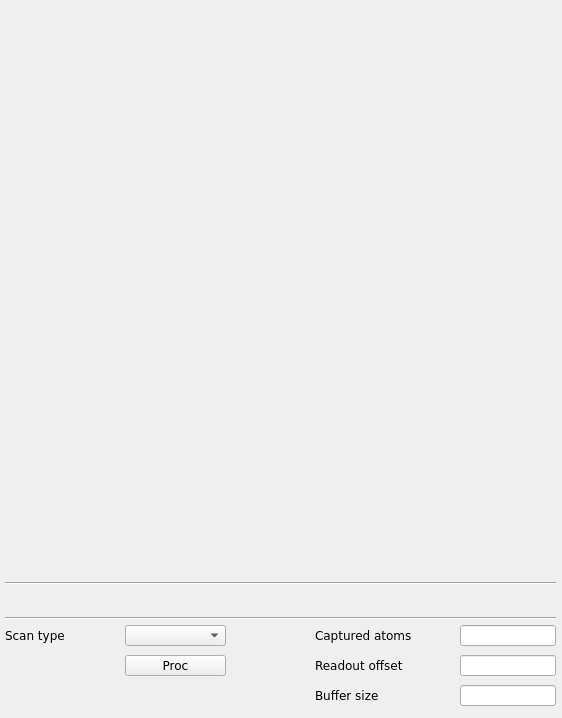
<?xml version="1.0" encoding="UTF-8"?>
<ui version="4.0">
 <class>mainWindow</class>
 <widget class="QMainWindow" name="mainWindow">
  <property name="geometry">
   <rect>
    <x>0</x>
    <y>0</y>
    <width>562</width>
    <height>718</height>
   </rect>
  </property>
  <property name="windowTitle">
   <string/>
  </property>
  <property name="Title" stdset="0">
   <string>main &gt;&gt; $(BPM)</string>
  </property>
  <widget class="QWidget" name="centralwidget">
   <widget class="caCartesianPlot" name="tbtddcsynth_x">
    <property name="geometry">
     <rect>
      <x>9</x>
      <y>9</y>
      <width>546</width>
      <height>275</height>
     </rect>
    </property>
    <property name="font">
     <font>
      <family>Sans</family>
      <pointsize>8</pointsize>
     </font>
    </property>
    <property name="Title" stdset="0">
     <string notr="true">Horizontal position</string>
    </property>
    <property name="TitleX">
     <string notr="true">Bunches</string>
    </property>
    <property name="TitleY">
     <string notr="true">Position [nm]</string>
    </property>
    <property name="channels_1" stdset="0">
     <string notr="true">;$(BPM):bunch.X</string>
    </property>
    <property name="Style_1">
     <enum>caCartesianPlot::Lines</enum>
    </property>
    <property name="symbol_1">
     <enum>caCartesianPlot::Star1</enum>
    </property>
    <property name="color_1">
     <color>
      <red>255</red>
      <green>0</green>
      <blue>0</blue>
     </color>
    </property>
    <property name="Style_2">
     <enum>caCartesianPlot::Lines</enum>
    </property>
    <property name="plotMode">
     <enum>caCartesianPlot::PlotNPointsAndStop</enum>
    </property>
    <property name="countNumOrChannel" stdset="0">
     <string notr="true"/>
    </property>
    <property name="triggerChannel" stdset="0">
     <string notr="true"/>
    </property>
    <property name="foreground">
     <color alpha="0">
      <red>255</red>
      <green>255</green>
      <blue>255</blue>
     </color>
    </property>
    <property name="gridColor">
     <color>
      <red>0</red>
      <green>0</green>
      <blue>0</blue>
     </color>
    </property>
    <property name="XaxisScaling" stdset="0">
     <enum>caCartesianPlot::Auto</enum>
    </property>
    <property name="XaxisLimits">
     <string>0;100</string>
    </property>
    <property name="YaxisLimits">
     <string>-1000000;-900000</string>
    </property>
   </widget>
   <widget class="Line" name="line">
    <property name="geometry">
     <rect>
      <x>5</x>
      <y>610</y>
      <width>551</width>
      <height>16</height>
     </rect>
    </property>
    <property name="orientation">
     <enum>Qt::Horizontal</enum>
    </property>
   </widget>
   <widget class="caCartesianPlot" name="tbtddcsynth_y">
    <property name="geometry">
     <rect>
      <x>9</x>
      <y>295</y>
      <width>546</width>
      <height>275</height>
     </rect>
    </property>
    <property name="font">
     <font>
      <family>Sans</family>
      <pointsize>8</pointsize>
     </font>
    </property>
    <property name="Title" stdset="0">
     <string notr="true">Vertical position</string>
    </property>
    <property name="TitleX">
     <string notr="true">Bunches</string>
    </property>
    <property name="TitleY">
     <string notr="true">Position [nm]</string>
    </property>
    <property name="channels_1" stdset="0">
     <string notr="true">;$(BPM):bunch.Y</string>
    </property>
    <property name="Style_1">
     <enum>caCartesianPlot::Lines</enum>
    </property>
    <property name="symbol_1">
     <enum>caCartesianPlot::Star1</enum>
    </property>
    <property name="color_1">
     <color>
      <red>33</red>
      <green>0</green>
      <blue>255</blue>
     </color>
    </property>
    <property name="channels_2" stdset="0">
     <string notr="true"/>
    </property>
    <property name="symbol_2">
     <enum>caCartesianPlot::Star2</enum>
    </property>
    <property name="color_2">
     <color>
      <red>6</red>
      <green>0</green>
      <blue>255</blue>
     </color>
    </property>
    <property name="plotMode">
     <enum>caCartesianPlot::PlotNPointsAndStop</enum>
    </property>
    <property name="countNumOrChannel" stdset="0">
     <string notr="true"/>
    </property>
    <property name="triggerChannel" stdset="0">
     <string notr="true"/>
    </property>
    <property name="foreground">
     <color alpha="0">
      <red>255</red>
      <green>255</green>
      <blue>255</blue>
     </color>
    </property>
    <property name="gridColor">
     <color>
      <red>0</red>
      <green>0</green>
      <blue>0</blue>
     </color>
    </property>
    <property name="XaxisScaling" stdset="0">
     <enum>caCartesianPlot::Auto</enum>
    </property>
    <property name="XaxisLimits">
     <string>0;100</string>
    </property>
    <property name="YaxisLimits">
     <string>-1000000;-900000</string>
    </property>
   </widget>
   <widget class="QLabel" name="label_19">
    <property name="geometry">
     <rect>
      <x>315</x>
      <y>685</y>
      <width>116</width>
      <height>20</height>
     </rect>
    </property>
    <property name="font">
     <font>
      <family>DejaVu Sans</family>
      <pointsize>9</pointsize>
     </font>
    </property>
    <property name="text">
     <string>Buffer size</string>
    </property>
   </widget>
   <widget class="QLabel" name="label_20">
    <property name="geometry">
     <rect>
      <x>5</x>
      <y>625</y>
      <width>131</width>
      <height>20</height>
     </rect>
    </property>
    <property name="font">
     <font>
      <family>DejaVu Sans</family>
      <pointsize>9</pointsize>
     </font>
    </property>
    <property name="text">
     <string>Scan type</string>
    </property>
   </widget>
   <widget class="QLabel" name="label_21">
    <property name="geometry">
     <rect>
      <x>315</x>
      <y>655</y>
      <width>181</width>
      <height>20</height>
     </rect>
    </property>
    <property name="font">
     <font>
      <family>DejaVu Sans</family>
      <pointsize>9</pointsize>
     </font>
    </property>
    <property name="text">
     <string>Readout offset</string>
    </property>
   </widget>
   <widget class="caMenu" name="tbtddcsynth_scan">
    <property name="geometry">
     <rect>
      <x>125</x>
      <y>625</y>
      <width>101</width>
      <height>21</height>
     </rect>
    </property>
    <property name="font">
     <font>
      <family>DejaVu Sans</family>
      <pointsize>9</pointsize>
     </font>
    </property>
    <property name="channel" stdset="0">
     <string notr="true">$(BPM):bunch.SCAN</string>
    </property>
   </widget>
   <widget class="caMessageButton" name="camessagebutton">
    <property name="geometry">
     <rect>
      <x>125</x>
      <y>655</y>
      <width>101</width>
      <height>21</height>
     </rect>
    </property>
    <property name="font">
     <font>
      <family>DejaVu Sans</family>
      <pointsize>9</pointsize>
     </font>
    </property>
    <property name="text">
     <string>Proc</string>
    </property>
    <property name="flat">
     <bool>false</bool>
    </property>
    <property name="fontScaleMode">
     <enum>EPushButton::WidthAndHeight</enum>
    </property>
    <property name="channel" stdset="0">
     <string notr="true">$(BPM):bunch.PROC</string>
    </property>
    <property name="background">
     <color>
      <red>255</red>
      <green>255</green>
      <blue>255</blue>
     </color>
    </property>
    <property name="pressMessage">
     <string notr="true">1</string>
    </property>
   </widget>
   <widget class="caTextEntry" name="tbtddcsynth_offs">
    <property name="geometry">
     <rect>
      <x>460</x>
      <y>655</y>
      <width>96</width>
      <height>21</height>
     </rect>
    </property>
    <property name="font">
     <font>
      <family>DejaVu Sans</family>
      <pointsize>10</pointsize>
     </font>
    </property>
    <property name="alignment">
     <set>Qt::AlignRight|Qt::AlignTrailing|Qt::AlignVCenter</set>
    </property>
    <property name="channel" stdset="0">
     <string notr="true">$(BPM):bunch.OFFS</string>
    </property>
    <property name="fontScaleMode">
     <enum>caLineEdit::WidthAndHeight</enum>
    </property>
   </widget>
   <widget class="caTextEntry" name="tbtddcsynth_ngrp">
    <property name="geometry">
     <rect>
      <x>460</x>
      <y>685</y>
      <width>96</width>
      <height>21</height>
     </rect>
    </property>
    <property name="font">
     <font>
      <family>DejaVu Sans</family>
      <pointsize>10</pointsize>
     </font>
    </property>
    <property name="alignment">
     <set>Qt::AlignRight|Qt::AlignTrailing|Qt::AlignVCenter</set>
    </property>
    <property name="channel" stdset="0">
     <string notr="true">$(BPM):bunch.NGRP</string>
    </property>
    <property name="precisionMode">
     <enum>caLineEdit::User</enum>
    </property>
    <property name="limitsMode">
     <enum>caLineEdit::User</enum>
    </property>
    <property name="maxValue">
     <double>100000.000000000000000</double>
    </property>
    <property name="minValue">
     <double>10.000000000000000</double>
    </property>
    <property name="fontScaleMode">
     <enum>caLineEdit::WidthAndHeight</enum>
    </property>
   </widget>
   <widget class="caRelatedDisplay" name="carelateddisplay_2">
    <property name="geometry">
     <rect>
      <x>5</x>
      <y>590</y>
      <width>551</width>
      <height>21</height>
     </rect>
    </property>
    <property name="font">
     <font>
      <family>Sans Serif</family>
      <pointsize>10</pointsize>
     </font>
    </property>
    <property name="background">
     <color>
      <red>252</red>
      <green>220</green>
      <blue>123</blue>
     </color>
    </property>
    <property name="labels">
     <string notr="true">SUM signal</string>
    </property>
    <property name="files">
     <string notr="true">bunch_sum</string>
    </property>
    <property name="args">
     <string notr="true">BPM=$(BPM)</string>
    </property>
   </widget>
   <widget class="QLabel" name="label">
    <property name="geometry">
     <rect>
      <x>315</x>
      <y>625</y>
      <width>181</width>
      <height>20</height>
     </rect>
    </property>
    <property name="font">
     <font>
      <family>DejaVu Sans</family>
      <pointsize>9</pointsize>
     </font>
    </property>
    <property name="text">
     <string>Captured atoms</string>
    </property>
   </widget>
   <widget class="caTextEntry" name="tbtddcsynth_offs_2">
    <property name="geometry">
     <rect>
      <x>460</x>
      <y>625</y>
      <width>96</width>
      <height>21</height>
     </rect>
    </property>
    <property name="font">
     <font>
      <family>DejaVu Sans</family>
      <pointsize>10</pointsize>
     </font>
    </property>
    <property name="alignment">
     <set>Qt::AlignRight|Qt::AlignTrailing|Qt::AlignVCenter</set>
    </property>
    <property name="channel" stdset="0">
     <string notr="true">$(BPM):bunch:captured_atoms</string>
    </property>
    <property name="fontScaleMode">
     <enum>caLineEdit::WidthAndHeight</enum>
    </property>
   </widget>
   <widget class="Line" name="line_2">
    <property name="geometry">
     <rect>
      <x>5</x>
      <y>575</y>
      <width>551</width>
      <height>16</height>
     </rect>
    </property>
    <property name="orientation">
     <enum>Qt::Horizontal</enum>
    </property>
   </widget>
  </widget>
 </widget>
 <customwidgets>
  <customwidget>
   <class>QwtPlot</class>
   <extends>QFrame</extends>
   <header>qwt_plot.h</header>
  </customwidget>
  <customwidget>
   <class>caMenu</class>
   <extends>QComboBox</extends>
   <header>caMenu</header>
  </customwidget>
  <customwidget>
   <class>caRelatedDisplay</class>
   <extends>QWidget</extends>
   <header>caRelatedDisplay</header>
  </customwidget>
  <customwidget>
   <class>caTextEntry</class>
   <extends>caLineEdit</extends>
   <header>caTextEntry</header>
  </customwidget>
  <customwidget>
   <class>caMessageButton</class>
   <extends>QPushButton</extends>
   <header>caMessageButton</header>
  </customwidget>
  <customwidget>
   <class>caLineEdit</class>
   <extends>QLineEdit</extends>
   <header>caLineEdit</header>
  </customwidget>
  <customwidget>
   <class>caCartesianPlot</class>
   <extends>QwtPlot</extends>
   <header>caCartesianPlot</header>
   <container>1</container>
  </customwidget>
 </customwidgets>
 <resources/>
 <connections/>
</ui>
